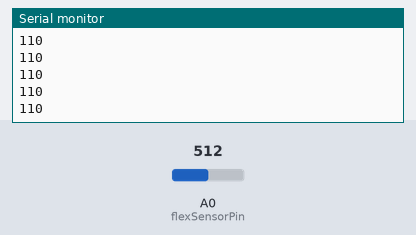
The sketch below on a simulated Arduino Uno, built with avr-gcc and run on an emulated ATmega328P. On the bench: the last lines printed to the serial monitor. The inputs (shaded band) are chosen by the test bench; at power-on: A0 (flexSensorPin) = 512.

Above: at 1.2 s.
1.3 s: A0 (flexSensorPin) set to 716
At 1.68 s:
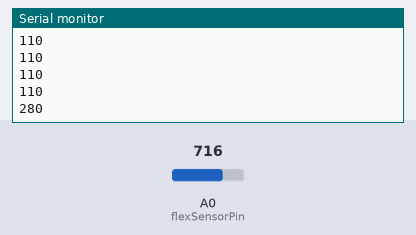
2.8 s: A0 (flexSensorPin) set to 900
At 2.93 s:
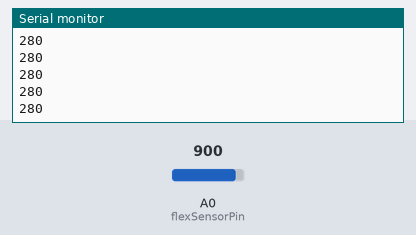
Timing chart, 0 to 5.8 s (numbered marks = the images above; inputs shaded):
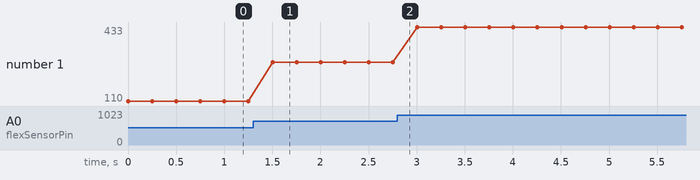

Measured:
- after the input at 1.3 s, the serial monitor: prints a new line after 0.20 s (image 1)
- plotted number 1: 110 → 280 after the input at 1.3 s, 280 → 433 after the input at 2.8 s

The sketch:

flexsensor.ino
```cpp
int flexSensorPin = A0; //analog pin 0

void setup(){
  Serial.begin(9600);
}

void loop(){
  int flexSensorReading = analogRead(flexSensorPin);

  //Serial.println(flexSensorReading);


  //In my tests I was getting a reading on the arduino between 512, and 614.
  //Using map(), you can convert that to a larger range like 0-100.
  int flex0to100 = map(flexSensorReading, 380, 500, 0, 100);
  Serial.println(flex0to100);

  delay(250); //just here to slow down the output for easier reading
}
```
